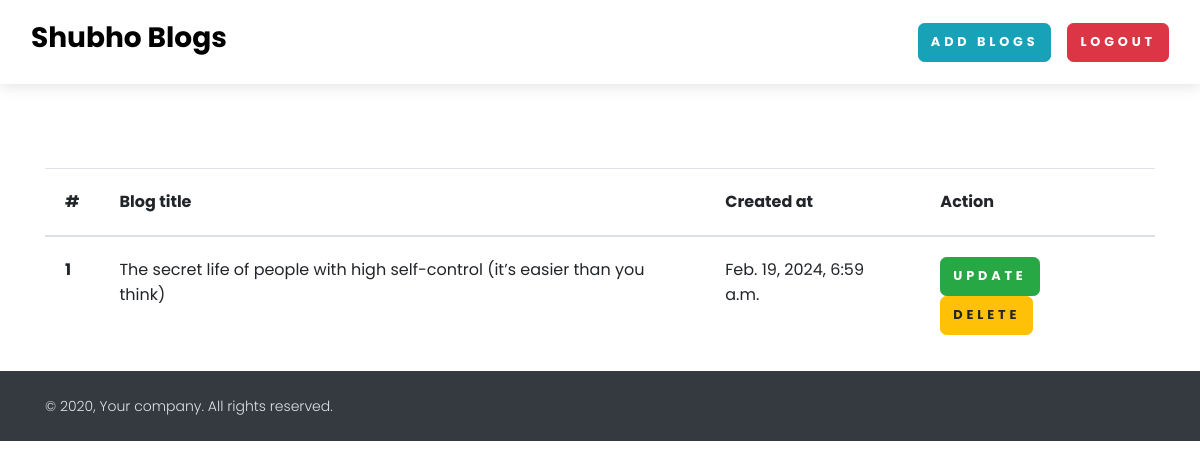
/see-blog/ (signed in), run on the app's committed database.
### home/models.py (models this page shows, shortened)
class BlogModel(models.Model):
    title = models.CharField(max_length=1000)
    content = FroalaField()
    slug = models.TextField(max_length=1000 , null=True, blank=True)
    user = models.ForeignKey(User, blank=True, null=True, on_delete=models.CASCADE)
    image = models.ImageField(upload_to='blog')
    created_at = models.DateTimeField(auto_now_add=True)
    upload_to = models.DateTimeField(auto_now=True)
    def __str__(self):
        return self.title

### home/views.py (the view)
# urls.py: path('see-blog/', see_blog , name="see_blog"),
def see_blog(request):
    context={}
    try:
        blog_objs = BlogModel.objects.filter(user = request.user)
        context['blog_objs']= blog_objs
    except Exception as e:
        print(e)
    print(context)
    return render(request, 'see_blog.html', context)

### templates/see_blog.html
{% extends "base.html" %}
{% block start %}
<section class="mt-5 pt-5">
  <div class="container">
    <table class="table">
        <thead>
          <tr>
            <th scope="col">#</th>
            <th scope="col">Blog title</th>
            <th scope="col">Created at</th>
            <th scope="col">Action</th>
          </tr>
        </thead>
        <tbody>
            {% for blog in blog_objs %}
          <tr>
            <th scope="row">{{forloop.counter}}</th>
            <td>{{blog.title}}</td>
            <td>{{blog.created_at}}</td>
            <td>
                <a href="{% url 'blog_update' blog.slug %}" class="btn btn-success">Update</a>
                <a href="{% url 'blog_delete' blog.id %}" class="btn btn-warning">Delete</a>
            </td>
          </tr>
          {% endfor %}
        </tbody>
    </table>
  </div>
</section>
{% endblock %}

### data on the page
BlogModel: title "The secret life of people with high self-control (it’s easier than you think)", created_at "Feb. 19, 2024, 6:59 a.m."
